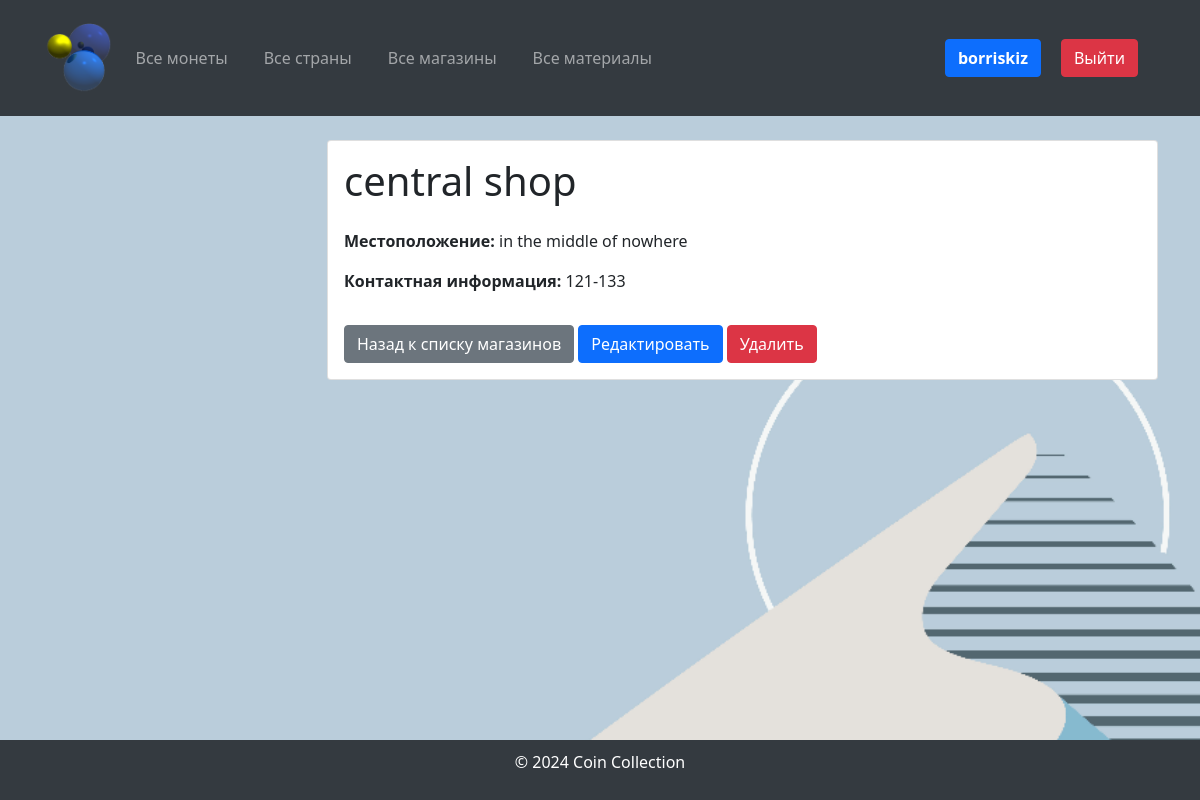
Screenshot of /shops/2/ (signed in) with the database file from the repository.
### coindb/models.py (models this page shows, shortened)
class Shop(models.Model):
    name = models.CharField(max_length=255, verbose_name="Shop Name")
    location = models.CharField(max_length=255, verbose_name="Shop Location")
    contact_info = models.CharField(max_length=255, verbose_name="Contact Info", default="No Info")
    class Meta:
        verbose_name = "Shop"
        verbose_name_plural = "Shops"

### coindb/views.py (the view)
# urls.py: path('shops/<int:pk>/', views.ShopDetailView.as_view(), name='shop_detail'),
class ShopDetailView(LoginRequiredMixin, DetailView):
    model = Shop
    template_name = 'shop/shop_detail.html'
    context_object_name = 'shop'

### templates/shop/shop_detail.html (shortened to what this page needs)
{% extends 'base.html' %}
{% block content %}
    <div class="card">
        <div class="card-body">
            <h1 class="mb-4">{{ shop.name }}</h1>
            <div class="row">
                <div class="col-md-6">
                    <p><strong>Местоположение:</strong> {{ shop.location }}</p>
                    <p><strong>Контактная информация:</strong> {{ shop.contact_info }}</p>
                </div>
            </div>
            <a href="{% url 'shop_list' %}" class="btn btn-secondary mt-3">Назад к списку магазинов</a>
            <a href="{% url 'shop_update' shop.pk %}" class="btn btn-primary mt-3">Редактировать</a>
            <a href="{% url 'shop_delete' shop.pk %}" class="btn btn-danger mt-3">Удалить</a>
        </div>
    </div>
{% endblock %}

### templates/base.html (shortened to what this page needs)
<!DOCTYPE html>
<html lang="ru">
<head>
    <link href="https://cdn.jsdelivr.net/npm/bootstrap@5.1.3/dist/css/bootstrap.min.css" rel="stylesheet">
    <link href="https://cdnjs.cloudflare.com/ajax/libs/font-awesome/5.15.4/css/all.min.css" rel="stylesheet">
</head>
<body>
<header>
    <div class="container">
        <nav class="navbar navbar-expand-lg navbar-dark">
            <a class="navbar-brand" href="{% url 'coin_list' %}">
                <img src="/media/logo.png" alt="Монеты" style="height: 70px;">
            </a>
            <div class="collapse navbar-collapse" id="navbarNav">
                <ul class="navbar-nav me-auto">
                    <li class="nav-item">
                        <a class="nav-link" href="{% url 'coin_list' %}">Все монеты</a>
                    </li>
                    <li class="nav-item">
                        <a class="nav-link" href="{% url 'country_list' %}">Все страны</a>
                    </li>
                    <li class="nav-item">
                        <a class="nav-link" href="{% url 'shop_list' %}">Все магазины</a>
                    </li>
                    <li class="nav-item">
                        <a class="nav-link" href="{% url 'material_list' %}">Все материалы</a>
                    </li>
                </ul>
                <ul class="navbar-nav ml-auto d-flex align-items-center">
                    {% if user.is_authenticated %}
                        <li class="nav-item">
                            <a href="{% url 'profile' %}"
                               class="btn btn-primary ml-3"><strong>{{ user.username }}</strong></a>
                        </li>
                        <li class="nav-item">
                            <a href="{% url 'logout' %}" class="btn btn-danger ml-3">Выйти</a>
                        </li>
                    {% endif %}
                </ul>
            </div>
        </nav>
    </div>
</header>
<main class="container mt-4">
    <div class="row">
        <aside class="col-md-3">
        </aside>
        <section class="col-md-9">
            {% block content %}{% endblock %}
        </section>
    </div>
</main>
<footer>
    <p>&copy; 2024 Coin Collection</p>
</footer>
</body>
</html>

### templates/base.html (style rules this page uses)
body, html { display: flex; flex-direction: column; min-height: 100vh; margin: 0; }
main { flex-grow: 1; }
footer { background-color: #343a40; color: #fff; padding: 10px 0; text-align: center; }
body { background-image: url("/media/background.png"); background-size: cover; background-repeat: no-repeat; background-position: center; }
header { background-color: #343a40; color: #fff; padding: 10px 0; }
header a { color: #fff; text-decoration: none; margin-right: 20px; }

### rows the page displays
Shop: name "central shop", location "in the middle of nowhere", contact_info "121-133"

### other values shown
{{ user.username }} "borriskiz"
